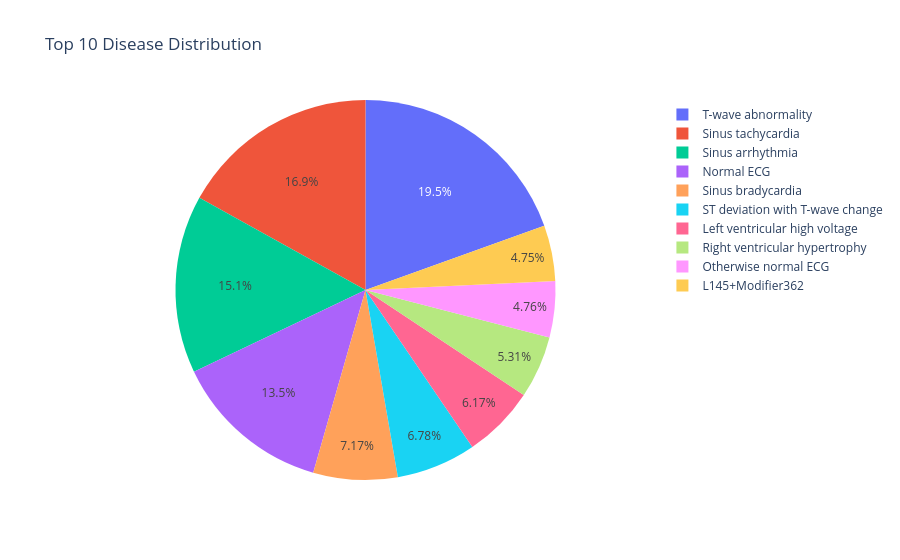

The cell this chart's notebook holds for it:
### Code cell
fig = px.pie(
    disease_counts.head(10),
    names='Disease',
    values='Count',
    title='Top 10 Disease Distribution'
)

fig.show()

### Figure 1 — Plotly figure (JSON) as saved in the notebook; plotly's stock layout.template omitted (floating-point values rounded to 4 significant figures)
{"data": [{"domain": {"x": [0, 1], "y": [0, 1]}, "hovertemplate": "Disease=%{label}<br>Count=%{value}<extra></extra>", "labels": ["T-wave abnormality", "Sinus tachycardia", "Sinus arrhythmia", "Normal ECG", "Sinus bradycardia", "ST deviation with T-wave change", "Left ventricular high voltage", "Right ventricular hypertrophy", "Otherwise normal ECG", "L145+Modifier362"], "legendgroup": "", "name": "", "showlegend": true, "type": "pie", "values": [2544, 2210, 1975, 1759, 935, 884, 805, 693, 621, 620]}], "layout": {"legend": {"tracegroupgap": 0}, "title": {"text": "Top 10 Disease Distribution"}}}
